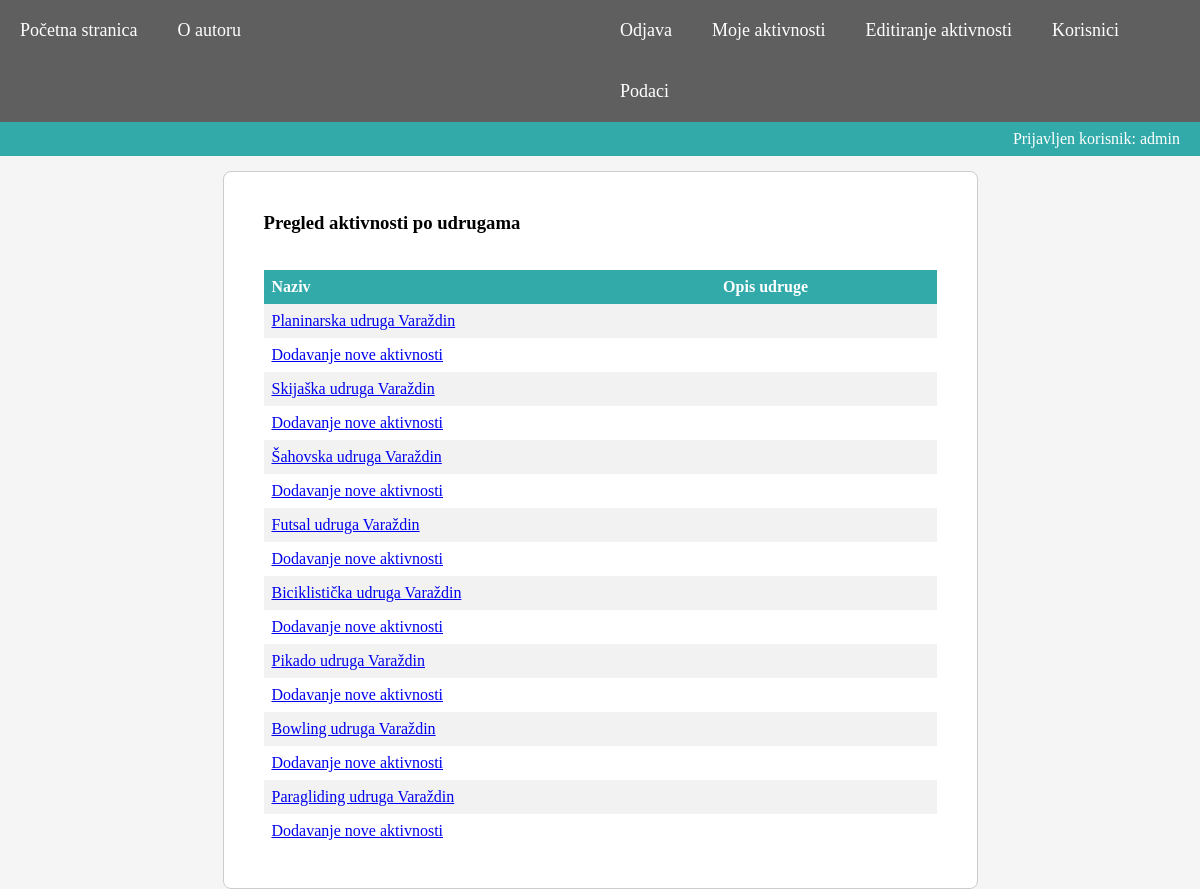
Page /pregled_aktivnosti.php (signed in) on the committed database.
### tables this page shows
CREATE TABLE IF NOT EXISTS `udruga` (
  `udruga_id` INT(10) NOT NULL AUTO_INCREMENT,
  `moderator_id` INT(10) NOT NULL,
  `naziv` VARCHAR(50) NOT NULL,
  `slika` TEXT NULL,
  PRIMARY KEY (`udruga_id`),
  INDEX `fk_udruga_korisnik1_idx` (`moderator_id` ASC),
  CONSTRAINT `fk_udruga_korisnik1`
    FOREIGN KEY (`moderator_id`)
    REFERENCES `korisnik` (`korisnik_id`)
    ON DELETE NO ACTION
    ON UPDATE NO ACTION);

### baza.php (called while the page is built, shortened)
<?php
function izvrsiUpit($veza,$upit){
	$rezultat = mysqli_query($veza,$upit);
	return $rezultat;
}
?>

### pregled_aktivnosti.php (the view, shortened to what this page needs)
<?php
		include_once("baza.php");
			$v = otvoriVezu();
			$u1 = "SELECT * FROM udruga";
			$r1 = izvrsiUpit($v,$u1);
?>
<!DOCTYPE html>
<html>
	<head>
		<link rel="stylesheet" type="text/css" href="style.css" />
	</head>
	<body>
		<?php
			include("meni.php");
		if (!empty($_COOKIE["prijava"])) {
			?> <div class="second-meni">
			<p><?php echo "Prijavljen korisnik: ".$_COOKIE["prijava"]; ?> </p>
		</div>
		<?php }?>
		<div class="wrapper">
		<div class="opis-udruge">
			<h3> Pregled aktivnosti po udrugama </h3><br><br>
			<table style="width: 100%;">
				<tr>
					<th>Naziv</th><th>Opis udruge</th>
				</tr>
				<?php
					if ($_SESSION["tip"] == 0) {
						while($redak = mysqli_fetch_array($r1)){
						echo "<tr>";
						echo "<td><a href=\"aktivnosti_udruge.php?id=".$redak[0]."\">".$redak["naziv"]."</a></td>";
						echo "<td>".$redak["opis"]."</td>";
						echo "</tr>";
						echo "<td colspan=\"2\">"  . "<a href=\"dodavanje_nove.php?id=".$redak[0]."\">". "Dodavanje nove aktivnosti" ."</a></td>" ;
						}
						}
				?>
			</table>
		</div>
		</div>
	</body>
</html>

### style.css (style rules this page uses)
* { padding: 0; margin: 0; border:0; box-sizing: border-box; outline:0; }
body { background-color: #F5F5F5; }
.wrapper { width: 755px; margin: 15px auto 0px auto; border: 1px solid #ccc; background-color: #fff; -webkit-border-radius: 8px; -moz-border-radius: 8px; border-radius: 8px; }
.second-meni { background-color: #3AA; padding: 5px; }
.second-meni p { color: #fff; font-size: 16px; float: right; margin-right:15px; }
.opis-udruge { padding: 40px; }
p { line-height: 24px; }
table { border-collapse: collapse; width: 100%; }
th, td { text-align: left; padding: 8px; }
tr:nth-child(even) { background-color: #f2f2f2 }
th { background-color: #3AA;; color: white; }

### rows in the picture
udruga: naziv "Planinarska udruga Varaždin"
udruga: naziv "Skijaška udruga Varaždin"
udruga: naziv "Šahovska udruga Varaždin"
udruga: naziv "Futsal udruga Varaždin"
udruga: naziv "Biciklistička udruga Varaždin"
udruga: naziv "Pikado udruga Varaždin"
udruga: naziv "Bowling udruga Varaždin"
udruga: naziv "Paragliding udruga Varaždin"

### other values in the picture
$_COOKIE["prijava"] "admin"
